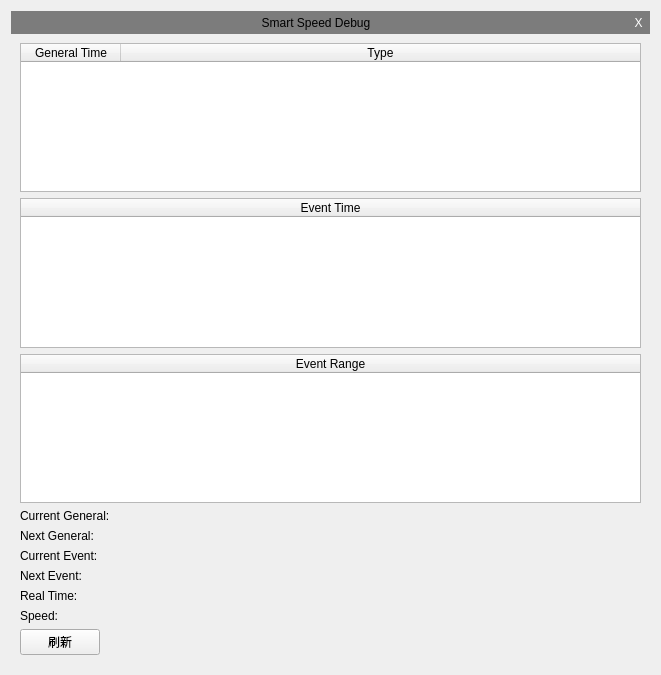
<?xml version="1.0" encoding="UTF-8"?>
<ui version="4.0">
 <class>SmartSpeedDebug</class>
 <widget class="QWidget" name="SmartSpeedDebug">
  <property name="geometry">
   <rect>
    <x>0</x>
    <y>0</y>
    <width>661</width>
    <height>675</height>
   </rect>
  </property>
  <property name="windowTitle">
   <string>Form</string>
  </property>
  <layout class="QVBoxLayout" name="verticalLayout">
   <property name="spacing">
    <number>0</number>
   </property>
   <item>
    <widget class="QWidget" name="widget_title" native="true">
     <property name="styleSheet">
      <string notr="true">#widget_title
{
background-color: rgba(95, 95, 95, 80%);
}</string>
     </property>
     <layout class="QHBoxLayout" name="horizontalLayout_3">
      <property name="leftMargin">
       <number>0</number>
      </property>
      <property name="topMargin">
       <number>0</number>
      </property>
      <property name="rightMargin">
       <number>0</number>
      </property>
      <property name="bottomMargin">
       <number>0</number>
      </property>
      <item>
       <widget class="QLabel" name="label_title">
        <property name="text">
         <string>Smart Speed Debug</string>
        </property>
        <property name="alignment">
         <set>Qt::AlignCenter</set>
        </property>
       </widget>
      </item>
      <item>
       <widget class="QToolButton" name="toolButton_close">
        <property name="styleSheet">
         <string notr="true">QToolButton
{
border: 0px;
padding: 3px;
color: #FFFFFF;
background-color: transparent;
}
QToolButton:hover
{
background-color: #E81123;
}
QToolButton:pressed
{
background-color: #B2241C;
}</string>
        </property>
        <property name="text">
         <string>X</string>
        </property>
       </widget>
      </item>
     </layout>
    </widget>
   </item>
   <item>
    <widget class="QWidget" name="widget_translucent" native="true">
     <property name="sizePolicy">
      <sizepolicy hsizetype="Preferred" vsizetype="Expanding">
       <horstretch>0</horstretch>
       <verstretch>0</verstretch>
      </sizepolicy>
     </property>
     <layout class="QVBoxLayout" name="verticalLayout_2">
      <item>
       <layout class="QVBoxLayout" name="verticalLayout_3">
        <item>
         <widget class="QTableWidget" name="tableWidget_general">
          <property name="editTriggers">
           <set>QAbstractItemView::NoEditTriggers</set>
          </property>
          <attribute name="horizontalHeaderStretchLastSection">
           <bool>true</bool>
          </attribute>
          <attribute name="verticalHeaderVisible">
           <bool>false</bool>
          </attribute>
          <column>
           <property name="text">
            <string>General Time</string>
           </property>
          </column>
          <column>
           <property name="text">
            <string>Type</string>
           </property>
          </column>
         </widget>
        </item>
        <item>
         <widget class="QTableWidget" name="tableWidget_event">
          <property name="editTriggers">
           <set>QAbstractItemView::NoEditTriggers</set>
          </property>
          <attribute name="horizontalHeaderStretchLastSection">
           <bool>true</bool>
          </attribute>
          <attribute name="verticalHeaderVisible">
           <bool>false</bool>
          </attribute>
          <column>
           <property name="text">
            <string>Event Time</string>
           </property>
          </column>
         </widget>
        </item>
        <item>
         <widget class="QTableWidget" name="tableWidget_range">
          <property name="editTriggers">
           <set>QAbstractItemView::NoEditTriggers</set>
          </property>
          <attribute name="horizontalHeaderStretchLastSection">
           <bool>true</bool>
          </attribute>
          <attribute name="verticalHeaderVisible">
           <bool>false</bool>
          </attribute>
          <column>
           <property name="text">
            <string>Event Range</string>
           </property>
          </column>
         </widget>
        </item>
       </layout>
      </item>
      <item>
       <layout class="QGridLayout" name="gridLayout_3">
        <item row="4" column="0">
         <widget class="QLabel" name="label_5">
          <property name="text">
           <string>Real Time:</string>
          </property>
         </widget>
        </item>
        <item row="3" column="0">
         <widget class="QLabel" name="label_4">
          <property name="text">
           <string>Next Event:</string>
          </property>
         </widget>
        </item>
        <item row="2" column="0">
         <widget class="QLabel" name="label_3">
          <property name="text">
           <string>Current Event:</string>
          </property>
         </widget>
        </item>
        <item row="0" column="0">
         <widget class="QLabel" name="label">
          <property name="text">
           <string>Current General:</string>
          </property>
         </widget>
        </item>
        <item row="1" column="0">
         <widget class="QLabel" name="label_2">
          <property name="text">
           <string>Next General:</string>
          </property>
         </widget>
        </item>
        <item row="5" column="0">
         <widget class="QLabel" name="label_6">
          <property name="text">
           <string>Speed:</string>
          </property>
         </widget>
        </item>
        <item row="3" column="1">
         <widget class="QLabel" name="label_nextEvent">
          <property name="text">
           <string/>
          </property>
         </widget>
        </item>
        <item row="4" column="1">
         <widget class="QLabel" name="label_realTime">
          <property name="text">
           <string/>
          </property>
         </widget>
        </item>
        <item row="5" column="1">
         <widget class="QLabel" name="label_speed">
          <property name="text">
           <string/>
          </property>
         </widget>
        </item>
        <item row="1" column="1">
         <widget class="QLabel" name="label_nextGeneral">
          <property name="text">
           <string/>
          </property>
         </widget>
        </item>
        <item row="0" column="1">
         <widget class="QLabel" name="label_currentGeneral">
          <property name="sizePolicy">
           <sizepolicy hsizetype="Expanding" vsizetype="Preferred">
            <horstretch>0</horstretch>
            <verstretch>0</verstretch>
           </sizepolicy>
          </property>
          <property name="text">
           <string/>
          </property>
         </widget>
        </item>
        <item row="2" column="1">
         <widget class="QLabel" name="label_currentEvent">
          <property name="text">
           <string/>
          </property>
         </widget>
        </item>
       </layout>
      </item>
      <item>
       <layout class="QHBoxLayout" name="horizontalLayout">
        <item>
         <widget class="QPushButton" name="pushButton_refresh">
          <property name="text">
           <string>刷新</string>
          </property>
         </widget>
        </item>
        <item>
         <spacer name="horizontalSpacer">
          <property name="orientation">
           <enum>Qt::Horizontal</enum>
          </property>
          <property name="sizeHint" stdset="0">
           <size>
            <width>40</width>
            <height>20</height>
           </size>
          </property>
         </spacer>
        </item>
       </layout>
      </item>
     </layout>
    </widget>
   </item>
  </layout>
 </widget>
 <resources/>
 <connections/>
</ui>
